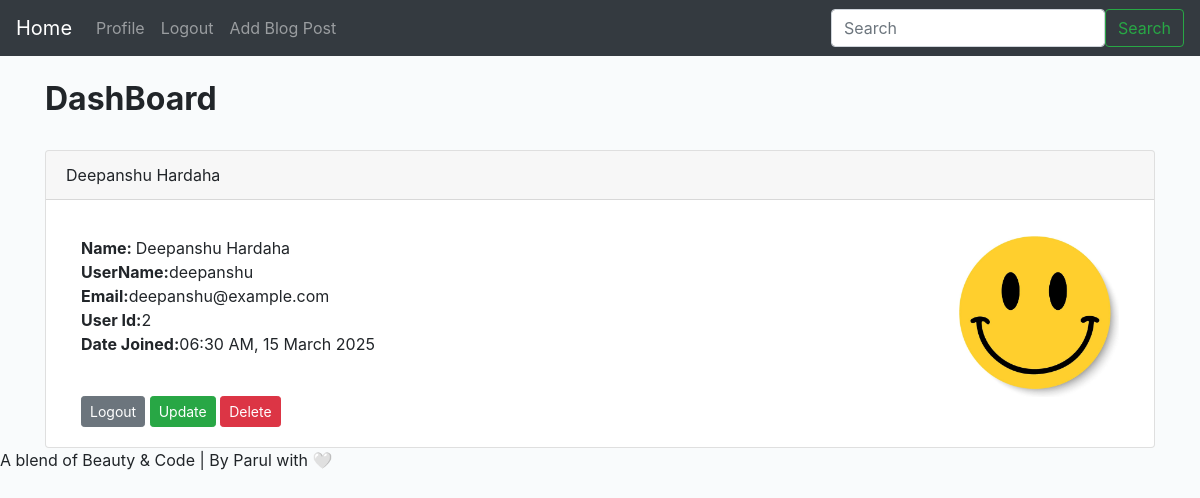
/dash (signed in), run on the app's committed database.
### app.py (models this page shows, shortened)
class Users(db.Model,UserMixin):
  id= db.Column(db.Integer,primary_key=True)
  username=db.Column(db.String(20),nullable=False,unique=True)
  name=db.Column(db.String(100),nullable=False)
  email=db.Column(db.String(100),nullable=False,unique=True)
  date_added=db.Column(db.DateTime,default=datetime.utcnow)
  password_hash=db.Column(db.String(120))
  posts = db.relationship('Posts', foreign_keys=[Posts.poster_id], backref='poster', lazy=True)
  @property
  def password(self):
    raise AttributeError('Password is not Readable!')

### app.py (the view)
@app.route('/dash',methods=['POST','GET'])
@login_required
def dash():
  return render_template("dash.html")

### app.py
class SearchForm(FlaskForm):
  searched=StringField("searched",validators=[DataRequired()])
  submit=SubmitField("Submit")

### app.py (called while the page is built)
@login_manager.user_loader
def load_user(user_id):
  return Users.query.get(int(user_id))

@app.context_processor
def base():
  form=SearchForm()
  return dict(form=form)

### templates/dash.html (shortened to what this page needs)
{% extends 'base.html' %}
{% block content %}
      <h2><strong>DashBoard</strong> </h2>
      <br>
      <div class="card">
        <div class="card-header">
            {{current_user.name }}
        </div>
        <div class="card-body">
          <p class="card-text">
                            <div class="container">
                                <div class="row">
                                   <div class="col-8">
                                <strong>Name: </strong>{{ current_user.name }}<br>
                                <strong>UserName:</strong>{{ current_user.username }}<br>
                                <strong>Email:</strong>{{ current_user.email }}<br>
                                <strong>User Id:</strong>{{ current_user.id }}<br>
                                <strong>Date Joined:</strong>{{ current_user.date_added.strftime('%I:%M %p, %d %B %Y') }}<br>
                                <strong> </strong><br></p>
          <a href="{{url_for('logout')}}" class="btn btn-secondary btn-sm">Logout</a>
          <a href="{{url_for('update', id=current_user.id)}}" class="btn btn-success btn-sm">Update</a>
          <a href="{{url_for('delete', id=current_user.id)}}" class="btn btn-danger btn-sm">Delete</a>
                          </div>
                        <div class="col-4"><img src=" {{ url_for( 'static',filename='images/smile.jpg')}}" width="160" align="right"></div>
        </div>
       </div>
{% endblock %}

### static/css/style.css (style rules this page uses)
body { background: #f9fbfcd6; }

### data on the page
Users: name "Deepanshu Hardaha", username "deepanshu", email "deepanshu@example.com", id "2", date_added "06:30 AM, 15 March 2025"
